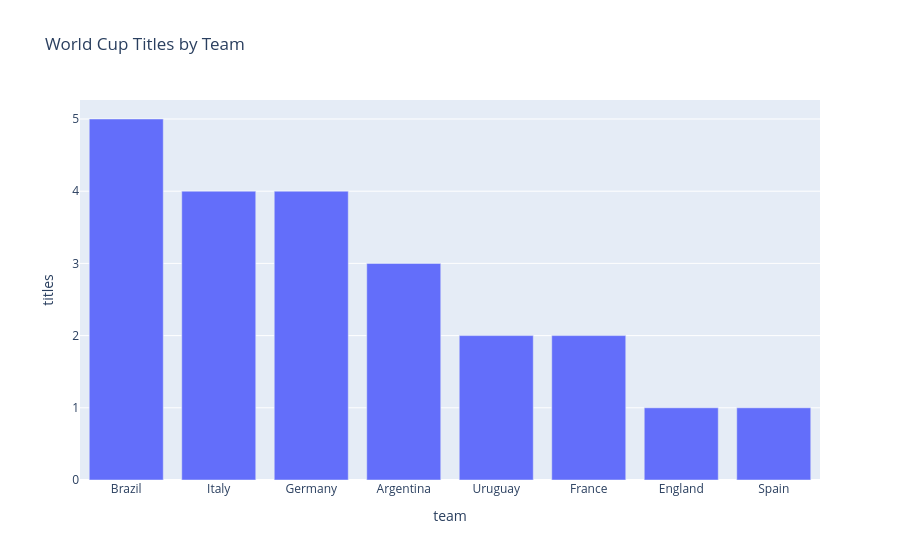

Source (notebook cell):
### Markdown cell above
### part 3

### Code cell
titles = df_editions["champion_canon"].value_counts().reset_index()
titles.columns = ["team", "titles"]
px.bar(titles, x="team", y="titles", title="World Cup Titles by Team")

### Figure 1 — Plotly figure (JSON) as saved in the notebook; plotly's stock layout.template omitted (floating-point values rounded to 4 significant figures)
{"data": [{"hovertemplate": "team=%{x}<br>titles=%{y}<extra></extra>", "legendgroup": "", "marker": {"color": "#636efa", "pattern": {"shape": ""}}, "name": "", "orientation": "v", "showlegend": false, "textposition": "auto", "type": "bar", "x": ["Brazil", "Italy", "Germany", "Argentina", "Uruguay", "France", "England", "Spain"], "xaxis": "x", "y": [5, 4, 4, 3, 2, 2, 1, 1], "yaxis": "y"}], "layout": {"barmode": "relative", "legend": {"tracegroupgap": 0}, "title": {"text": "World Cup Titles by Team"}, "xaxis": {"anchor": "y", "domain": [0, 1], "title": {"text": "team"}}, "yaxis": {"anchor": "x", "domain": [0, 1], "title": {"text": "titles"}}}}
